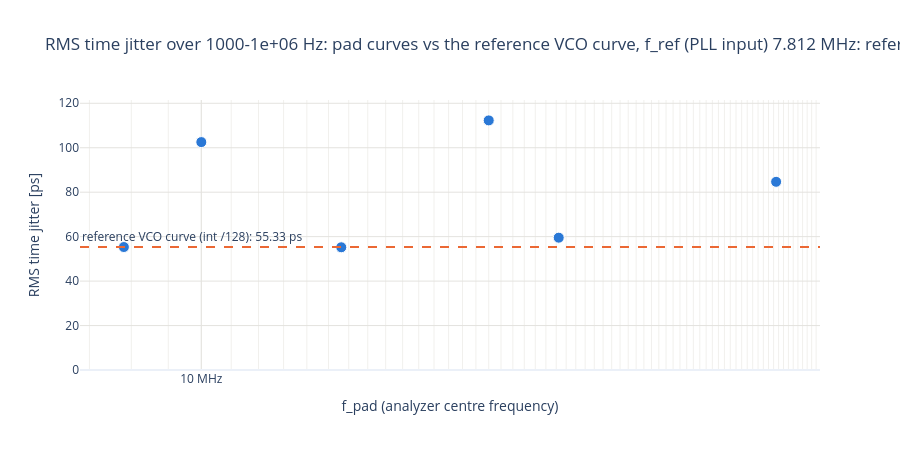

The cell this chart's notebook holds for it:
### Code cell
# RMS jitter over the common band from the full curves. The time jitter from a divider's pad curve and from its own
# VCO-referred curve (L + 20 log10 N, integrated at N x f_pad) are identical by construction; the real check is each
# divider against one reference VCO curve: the divider with the lowest f_pad (least excess close-in noise). An ideal
# divider keeps the time jitter, so every pad should show the reference time jitter; excess = quadrature difference.
import sys

sys.path.insert(0, str(PLL_DIR.parents[1]))  # repo root
from sw.lib.pll_util import integrate_phase_noise

lo, hi = (float(x) for x in ok["common_band"].iloc[0].split("-"))


def band_curve(divider):
    """(offsets, L on the pad) of the divider's full curve inside the common band."""
    lt = traces[(traces["divider"] == divider) & (traces["kind"] == "L_trace")]
    lt = lt[(lt["freq"] >= lo) & (lt["freq"] <= hi)].sort_values("freq")
    return lt["freq"].to_numpy(), lt["level_dbm"].to_numpy()


ref = ok.loc[ok["f_out_meas"].idxmin()]
o_ref, l_ref = band_curve(ref["divider"])
t_ref, phi_ref = integrate_phase_noise(ref["f_out_meas"] * ref["total_div"], o_ref,
                                       l_ref + 20 * np.log10(ref["total_div"]))  # VCO-referred reference

rows = []
for r in ok.itertuples():
    o, l = band_curve(r.divider)
    if len(o) < 2:
        continue
    t_pad, phi_pad = integrate_phase_noise(r.f_out_meas, o, l)
    t_vco, phi_vco = integrate_phase_noise(r.f_out_meas * r.total_div, o, l + 20 * np.log10(r.total_div))
    rows.append({"divider": r.divider, "N": r.total_div, "f_pad [MHz]": r.f_out_meas / 1e6,
                 "jitter pad curve [ps]": t_pad * 1e12, "jitter own VCO curve [ps]": t_vco * 1e12,
                 "jitter reference VCO curve [ps]": t_ref * 1e12,
                 "excess over reference [ps]": np.sqrt(max(t_pad ** 2 - t_ref ** 2, 0)) * 1e12,
                 "phase jitter pad [mrad]": phi_pad * 1e3, "phase jitter VCO [mrad]": phi_vco * 1e3,
                 "phase jitter pad from reference [mrad]": phi_ref / r.total_div * 1e3})
jit = pd.DataFrame(rows).sort_values("f_pad [MHz]").reset_index(drop=True)

fig = go.Figure()
fig.add_scatter(x=jit["f_pad [MHz]"], y=jit["jitter pad curve [ps]"], mode="markers", name="from the pad curve",
                marker=dict(size=11, color="#2a78d6", line=dict(color="white", width=1)), customdata=jit[["divider"]],
                hovertemplate="%{customdata[0]}: f_pad %{x:.4g} MHz, %{y:.2f} ps<extra></extra>")
fig.add_hline(y=t_ref * 1e12, line=dict(color="#eb6834", dash="dash"),
              annotation_text=f"reference VCO curve ({ref['divider']}): {t_ref * 1e12:.2f} ps",
              annotation_position="top left")
fig.update_layout(title=f"RMS time jitter over {lo:g}-{hi:g} Hz: pad curves vs the reference VCO curve, {REF_TXT}",
                  template="plotly_white", height=450, legend=dict(orientation="h", y=-0.25))
fig.update_xaxes(title="f_pad (analyzer centre frequency)", gridcolor=GRID, **FREQ_AXIS)
fig.update_yaxes(title="RMS time jitter [ps]", gridcolor=GRID, rangemode="tozero")
save(fig, "jitter_pad_vs_vco")
jit.round(3)

### Figure 1 — Plotly figure (JSON) as saved in the notebook; plotly's stock layout.template omitted (floating-point values rounded to 4 significant figures)
{"data": [{"customdata": [["int /128"], ["ext /1 x /100"], ["int /64"], ["ext /4 x /10"], ["int /32"], ["int /16"]], "hovertemplate": "%{customdata[0]}: f_pad %{x:.4g} MHz, %{y:.2f} ps<extra></extra>", "marker": {"color": "#2a78d6", "line": {"color": "white", "width": 1}, "size": 11}, "mode": "markers", "name": "from the pad curve", "type": "scatter", "x": [7.812, 10.0, 15.62, 25.0, 31.25, 62.5], "y": [55.33, 102.5, 55.21, 112.3, 59.53, 84.67]}], "layout": {"annotations": [{"showarrow": false, "text": "reference VCO curve (int /128): 55.33 ps", "x": 0, "xanchor": "left", "xref": "x domain", "y": 55.33, "yanchor": "bottom", "yref": "y"}], "height": 450, "legend": {"orientation": "h", "y": -0.25}, "shapes": [{"line": {"color": "#eb6834", "dash": "dash"}, "type": "line", "x0": 0, "x1": 1, "xref": "x domain", "y0": 55.33, "y1": 55.33, "yref": "y"}], "title": {"text": "RMS time jitter over 1000-1e+06 Hz: pad curves vs the reference VCO curve, f_ref (PLL input) 7.812 MHz: reference spurs at k x f_ref"}, "xaxis": {"gridcolor": "#e4e3df", "minor": {"gridcolor": "#f1f0ed", "showgrid": true}, "ticktext": ["1 MHz", "10 MHz", "100 MHz", "1 GHz"], "tickvals": [1, 10, 100, 1000], "title": {"text": "f_pad (analyzer centre frequency)"}, "type": "log"}, "yaxis": {"gridcolor": "#e4e3df", "rangemode": "tozero", "title": {"text": "RMS time jitter [ps]"}}}}
